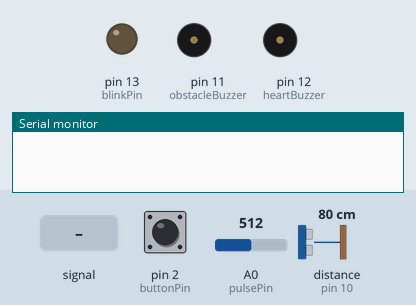
The sketch below on a simulated Arduino Uno, built with avr-gcc and run on an emulated ATmega328P. On the bench: output pins drawn as LEDs (lit = HIGH), buzzer (waves = sounding, pin HIGH), the last lines printed to the serial monitor. Wiring (inferred from the names in the program): ultrasonic range finder: trigger pin 9; echo pin 10. The test bench sets the inputs (shaded band); at power-on: distance to the obstacle (sensor on pin 10) 80 cm, pin 2 (buttonPin) HIGH, A0 (pulsePin) = 512. The echo pulse lasts 58.3 µs per cm; pins used as bus, display or sensor lines are not drawn.

Above: at 1.2 s.
1.3 s: A0 (pulsePin) fed a 200 Hz sine of ±81 counts around its level
4.3 s: distance to the obstacle (sensor on pin 10) set to 2 cm
At 6.1 s:
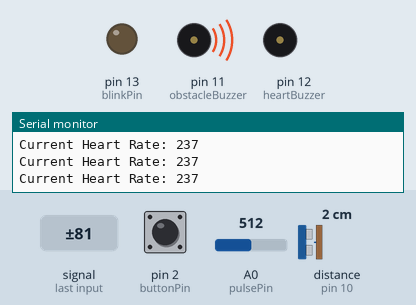
7.3 s: pin 2 (buttonPin) pulled LOW for 3.2 s
At 8.7 s:
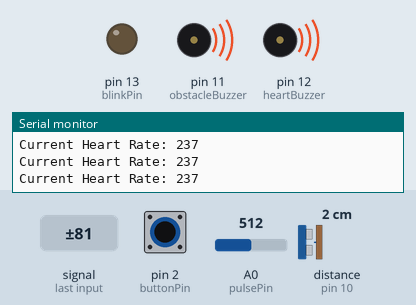
13.5 s: distance to the obstacle (sensor on pin 10) set to 120 cm
At 14.2 s:
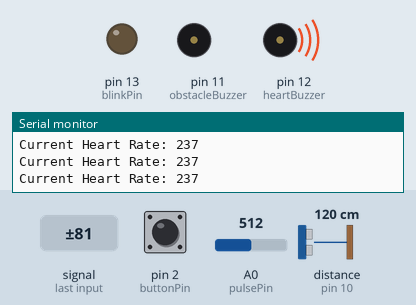
16.5 s: A0 (pulsePin) set to 535
At 17.7 s:
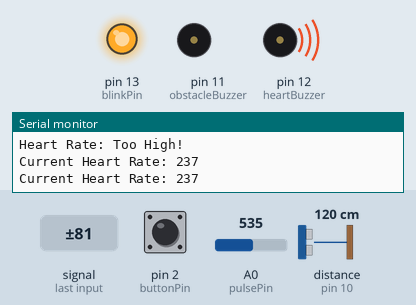
18.0 s: A0 (pulsePin) fed a 2 Hz sine of ±306 counts around its level
At 21.14 s:
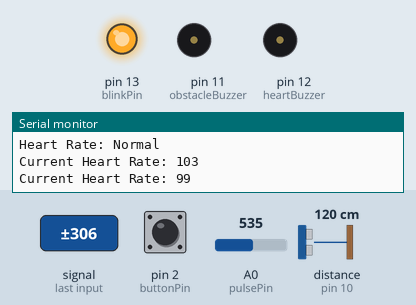
Timing chart, 0 to 22.0 s (numbered marks = the images above; inputs shaded):
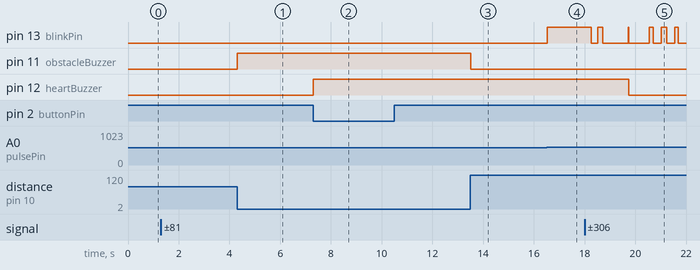

The sketch:

smart_stick.ino
```cpp
// Ultrasonic Sensor Pins
const int trigPin = 9;
const int echoPin = 10;
const int obstacleBuzzer = 11;

// Pulse Sensor and Heart Rate Buzzer Pins
int pulsePin = A0;
int blinkPin = 13;
int heartBuzzer = 12;

// Emergency Push Button Pin
const int buttonPin = 2;

// Variables for Ultrasonic Sensor
long duration;
int distance;
int safetyDistance = 50;

// Variables for Pulse Sensor
volatile int BPM;
volatile int Signal;
volatile int IBI = 600;
volatile boolean Pulse = false;
volatile boolean QS = false;

volatile int rate[10];
volatile unsigned long sampleCounter = 0;
volatile unsigned long lastBeatTime = 0;
volatile int P = 512;
volatile int T = 512;
volatile int thresh = 525;
volatile int amp = 100;
volatile boolean firstBeat = true;
volatile boolean secondBeat = false;

// Heart rate threshold settings
const int maxHeartRate = 120;
const int minHeartRate = 60;

// Define normal heart rate limit
const int normalHeartRateLimit = 100;

// Safety time settings
const unsigned long safetyTime = 30000;
unsigned long abnormalStartTime = 0;
bool isAbnormal = false;

void setup() {
  // Setup for Ultrasonic Sensor
  pinMode(trigPin, OUTPUT);
  pinMode(echoPin, INPUT);
  pinMode(obstacleBuzzer, OUTPUT);

  // Setup for Pulse Sensor
  pinMode(blinkPin, OUTPUT);
  pinMode(heartBuzzer, OUTPUT);

  // Setup for Emergency Push Button
  pinMode(buttonPin, INPUT_PULLUP);

  Serial.begin(115200);
  interruptSetup();
}

void loop() {
  checkUltrasonicSensor();
  checkEmergencyButton();
  checkHeartRateAlert();
  delay(20);

  // Print the heart rate continuously
  if (QS) {
    Serial.print("Current Heart Rate: ");
    Serial.println(BPM);
    QS = false;
  }

  // Handle abnormal heart rate condition
  if (BPM > maxHeartRate || BPM < minHeartRate) {
    if (!isAbnormal) {
      isAbnormal = true;
      abnormalStartTime = millis();
    } else if (millis() - abnormalStartTime >= safetyTime) {
      digitalWrite(heartBuzzer, HIGH);
    }
  } else {
    isAbnormal = false;
    digitalWrite(heartBuzzer, LOW);
  }
}

// Function to check the ultrasonic sensor for obstacle detection
void checkUltrasonicSensor() {
  digitalWrite(trigPin, LOW);
  delayMicroseconds(2);

  digitalWrite(trigPin, HIGH);
  delayMicroseconds(10);
  digitalWrite(trigPin, LOW);

  duration = pulseIn(echoPin, HIGH);
  distance = duration * 0.034 / 2;

  if (distance <= safetyDistance) {
    digitalWrite(obstacleBuzzer, HIGH);
  } else {
    digitalWrite(obstacleBuzzer, LOW);
  }
}

// Function to check the emergency push button state
void checkEmergencyButton() {
  if (digitalRead(buttonPin) == LOW) {
    digitalWrite(heartBuzzer, HIGH);
  }
}

// Function to check if heart rate exceeds threshold
void checkHeartRateAlert() {
  if (QS == true) {
    serialOutputWhenBeatHappens();

    // Check if BPM is above or below limits
    if (BPM > maxHeartRate) {
      Serial.println("Heart Rate: Too High!");
    } else if (BPM < minHeartRate) {
      Serial.println("Heart Rate: Too Low!");
    } else {
      Serial.println("Heart Rate: Normal");
    }
  }
}

// Pulse Sensor Interrupt Setup
void interruptSetup() {
  TCCR2A = 0x02;
  TCCR2B = 0x06;
  OCR2A = 0X7C;
  TIMSK2 = 0x02;
  sei();
}

// Output BPM to Serial Monitor
void serialOutputWhenBeatHappens() {
  Serial.print("Heart-Beat Found. BPM: ");
  Serial.println(BPM);
}

// Timer interrupt to read pulse sensor data every 2ms
ISR(TIMER2_COMPA_vect) {
  cli();
  Signal = analogRead(pulsePin);
  sampleCounter += 2;
  int N = sampleCounter - lastBeatTime;

  if (Signal < thresh && N > (IBI / 5) * 3) {
    if (Signal < T) T = Signal;
  }
  if (Signal > thresh && Signal > P) P = Signal;

  if (N > 250 && (Signal > thresh) && !Pulse && N > (IBI / 5) * 3) {
    Pulse = true;
    digitalWrite(blinkPin, HIGH);
    IBI = sampleCounter - lastBeatTime;
    lastBeatTime = sampleCounter;

    if (secondBeat) {
      secondBeat = false;
      for (int i = 0; i <= 9; i++) rate[i] = IBI;
    }

    if (firstBeat) {
      firstBeat = false;
      secondBeat = true;
      sei();
      return;
    }

    word runningTotal = 0;
    for (int i = 0; i <= 8; i++) {
      rate[i] = rate[i + 1];
      runningTotal += rate[i];
    }
    rate[9] = IBI;
    runningTotal += rate[9];
    runningTotal /= 10;
    BPM = 60000 / runningTotal;
    QS = true;
  }

  if (Signal < thresh && Pulse) {
    digitalWrite(blinkPin, LOW);
    Pulse = false;
    amp = P - T;
    thresh = amp / 2 + T;
    P = thresh;
    T = thresh;
  }

  if (N > 2500) {
    thresh = 512;
    P = 512;
    T = 512;
    lastBeatTime = sampleCounter;
    firstBeat = true;
    secondBeat = false;
  }
  sei();
}
```

Measured:
- after the input at 4.3 s, pin 11 (obstacleBuzzer): LOW → HIGH at once
- after the input at 7.3 s, pin 12 (heartBuzzer): LOW → HIGH at once
- after the input at 13.5 s, pin 11 (obstacleBuzzer): HIGH → LOW at once
- after the input at 16.5 s, pin 13 (blinkPin): LOW → HIGH at once
- after the input at 18.0 s, pin 12 (heartBuzzer): HIGH → LOW after 1.7 s
